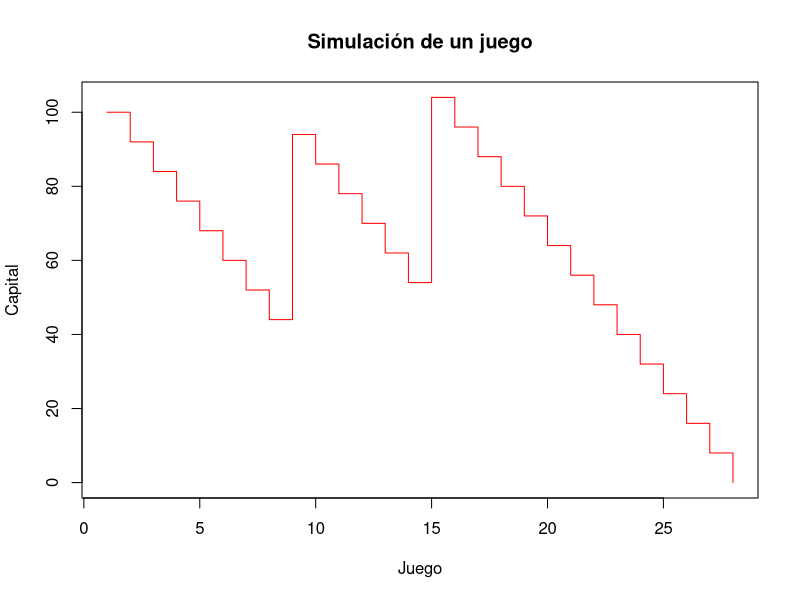

Source code (R):
###############
# Ejercicio 1 #
###############
dados <- function(){
  return(sample(1:6, size = 2, replace = TRUE)) # sacar los resultados de los dados equiprobables
}

juego <- function(Capital){
  # El máximo capital que puede acumular un jugador es de 500 dolares (caso contrario explota)
  num <- 0
  flag <- 1 # Para discernir si gano todo (1) o perdio todo (0)
  capital_hist <- c(Capital)
  while(Capital >= 8 && Capital <=500){
    res <- dados()
    num <- num + 1     # juego iniciado
    if(res[1] == res[2]){ # otro criterio: si el minimo es igual al maximo entonces son iguales (para no compara el resultado de 5 dados)
      Capital <- Capital + 50      # si gana
    } else {
      Capital <- Capital -8        # si pierde
    }
    capital_hist <- c(capital_hist, Capital)
  }
  if(Capital < 8){
    # cat("El capital es insuficiente para iniciar el juego")
    flag <- 0
  }
  return(list(Capital = capital_hist, Partidas = num, Alerta = flag))
}
# Grafico de la trayectoria de la cadena de Markov
res<-juego(100)
plot(1:length(res$Capital), res$Capital, type="s", col = "red", ylab = "Capital", xlab = "Juego", main = "Simulación de un juego")

# Simulacion de 1000 partidas
num_sim <-10
res <- lapply(1:num_sim, function(k){     # lapply retorna una lista
juego(100)
})
partidas <- sapply(1:num_sim, function(k){res[[k]]$Partidas})[sapply(1:num_sim, function(j){res[[j]]$Alerta}) == 0]
length(partidas)
mean(partidas) # Numero medio de partidas que perdio

###############
# Ejercicio 2 #
###############
# Inicia: 6 am 
# Finaliza: 6 pm 
# Minutos: 12 * 60 = 720

duracion <- function(ntelefono){   # Si la duracion es 0, la llamada es falsa
  if(ntelefono ==1){
    return(rpois(1, lambda = 2.5))
  } else if(ntelefono == 2){
    return(rpois(1, lambda = 3.1))
  } else{
    return(rpois(1, lambda = 1.2))
  }
}

tiempo_espera <- function(n){
  rexp(n, rate = 1/1.5)   # Retorna n numeros aleatorios con tasa 1/media
}

# Simulacion minuto a minuto
sim_telefono <- function(horas){
  # Numero de llamadas por minuto
  nllamadas <<- rpois(60*horas, lambda = 2.7)
  espera <- numeric(60*horas)
  espera[1] <- ifelse(nllamadas[1] > 3, nllamadas[1] - 3,0)
  telefonos <- matrix(0, nrow = 60*horas, ncol = 3)
  telefonos[1,sample(1:3, size = ifelse(nllamadas[1]>3, 3, nllamadas[1]), replace = FALSE)] <- 1
  for(t in 2:(60*horas)){
   # Esperan en minuto t = esperaban minuto (t-1) - los que se cansaron + las nuevas llamadas -  llamadas agarradas con telefonos libres
    espera[t] <- espera[t-1] - sum(tiempo_espera(espera[t-1]) < 1) + nllamadas[t]
  }
  return(list(nllamadas, telefonos, espera))
}

sim_telefono(horas = 0.25)
